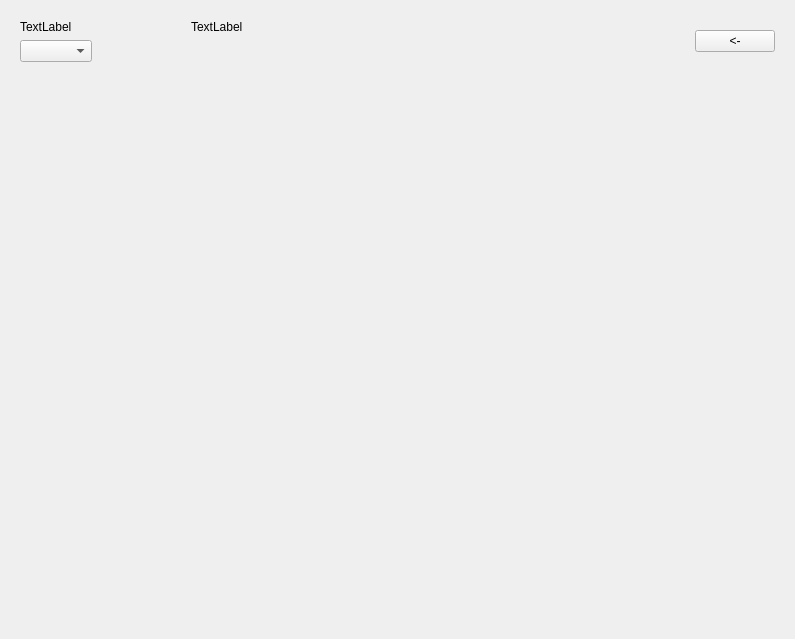
<?xml version="1.0" encoding="UTF-8"?>
<ui version="4.0">
 <class>ChartWidget</class>
 <widget class="QWidget" name="ChartWidget">
  <property name="geometry">
   <rect>
    <x>0</x>
    <y>0</y>
    <width>795</width>
    <height>639</height>
   </rect>
  </property>
  <property name="sizePolicy">
   <sizepolicy hsizetype="Expanding" vsizetype="Expanding">
    <horstretch>0</horstretch>
    <verstretch>0</verstretch>
   </sizepolicy>
  </property>
  <property name="windowTitle">
   <string>ChartWidget</string>
  </property>
  <layout class="QVBoxLayout" name="verticalLayout_2">
   <item>
    <widget class="QWidget" name="top_bar" native="true">
     <property name="sizePolicy">
      <sizepolicy hsizetype="Preferred" vsizetype="Fixed">
       <horstretch>0</horstretch>
       <verstretch>0</verstretch>
      </sizepolicy>
     </property>
     <layout class="QHBoxLayout" name="horizontalLayout_3">
      <item>
       <layout class="QVBoxLayout" name="verticalLayout">
        <item>
         <layout class="QHBoxLayout" name="horizontalLayout">
          <item>
           <widget class="QLabel" name="code_lbl">
            <property name="text">
             <string>TextLabel</string>
            </property>
           </widget>
          </item>
          <item>
           <widget class="QLabel" name="name_lbl">
            <property name="text">
             <string>TextLabel</string>
            </property>
           </widget>
          </item>
         </layout>
        </item>
        <item>
         <layout class="QHBoxLayout" name="horizontalLayout_2">
          <item>
           <widget class="QComboBox" name="comboBox"/>
          </item>
          <item>
           <spacer name="horizontalSpacer_2">
            <property name="orientation">
             <enum>Qt::Orientation::Horizontal</enum>
            </property>
            <property name="sizeHint" stdset="0">
             <size>
              <width>40</width>
              <height>20</height>
             </size>
            </property>
           </spacer>
          </item>
         </layout>
        </item>
       </layout>
      </item>
      <item>
       <spacer name="horizontalSpacer">
        <property name="orientation">
         <enum>Qt::Orientation::Horizontal</enum>
        </property>
        <property name="sizeHint" stdset="0">
         <size>
          <width>291</width>
          <height>20</height>
         </size>
        </property>
       </spacer>
      </item>
      <item>
       <widget class="QPushButton" name="return_btn">
        <property name="text">
         <string>&lt;-</string>
        </property>
       </widget>
      </item>
     </layout>
    </widget>
   </item>
   <item>
    <widget class="QWidget" name="chartcontainer" native="true"/>
   </item>
  </layout>
 </widget>
 <resources/>
 <connections/>
</ui>
